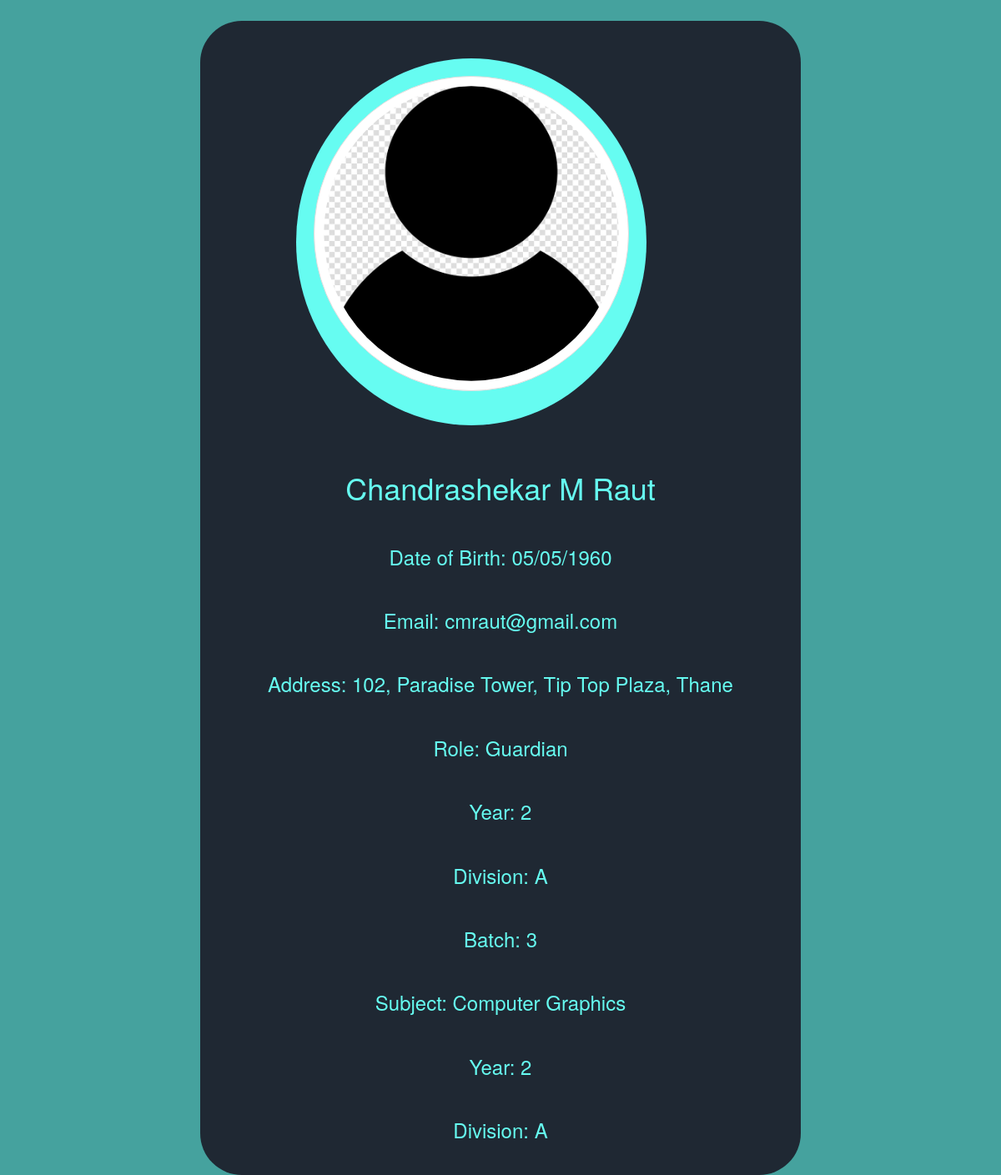
Screenshot of /teacher_info.php?id=258 with the database file from the repository.
### tables this page shows
CREATE TABLE `professor` (
  `professor_id` int(11) NOT NULL,
  `First` varchar(50) NOT NULL,
  `Middle` varchar(50) NOT NULL,
  `Last` varchar(50) NOT NULL,
  `Date_of_Birth` date NOT NULL
);

CREATE TABLE `professor_email` (
  `professor_id` int(11) DEFAULT NULL,
  `Email_id` varchar(100) NOT NULL
);

CREATE TABLE `prof_address` (
  `professor_id` int(11) NOT NULL,
  `Location` varchar(500) NOT NULL
);

CREATE TABLE `prof_rol` (
  `professor_id` int(11) NOT NULL,
  `Role` varchar(20) NOT NULL,
  `Year` int(1) NOT NULL,
  `Division` varchar(1) NOT NULL,
  `Batch` varchar(2) DEFAULT NULL
);

CREATE TABLE `prof_sub` (
  `professor_id` int(11) NOT NULL,
  `Subject` varchar(20) NOT NULL,
  `Year` int(1) NOT NULL,
  `Division` varchar(1) NOT NULL
);

### teacher_info.php (the view, shortened to what this page needs)
<!DOCTYPE html>
<html>
    <head>
        <link rel="stylesheet" href="https://maxcdn.bootstrapcdn.com/bootstrap/3.4.0/css/bootstrap.min.css">
    </head>
    <body>
        <?php
            $servername="localhost";
            $conn = mysqli_connect($servername,"root","","computer_dept") ;
        ?>
        <div class="container text-center info">
            <div class="container text-center heading">
                <img src="contact.jpg" alt="pratik" class="thumbnail">
            </div>
            <div class="container-fluid text-center" id="details">
                <?php
                    $id=$_GET['id'];
                    $q1 = "select * from professor natural join professor_email natural join prof_address natural join prof_rol
                            natural join prof_sub where professor_id=$id";
                    $query1 = mysqli_query($conn, $q1);
                    $professor = mysqli_fetch_assoc($query1);
                ?>
                <h1><?php echo $professor['First'].' '.$professor['Middle'].' '.$professor['Last']; ?></h1>
                <br>
                <h3>Date of Birth: <?php $dat=date_create($professor['Date_of_Birth']); echo date_format($dat,"d/m/Y"); ?></h3>
                <br>
                <h3>Email: <?php echo $professor['Email_id']; ?></h3>
                <br>
                <h3>Address: <?php echo $professor['Location']; ?></h3>
                <br>
                <h3>Role: <?php echo $professor['Role']; ?></h3>
                <br>
                <h3>Year: <?php echo $professor['Year']; ?></h3>
                <br>
                <h3>Division: <?php echo $professor['Division']; ?></h3>
                <br>
                <h3>Batch: <?php echo $professor['Batch']; ?></h3>
                <br>
                <h3>Subject: <?php echo $professor['Subject']; ?></h3>
                <br>
                <h3>Year: <?php echo $professor['Year']; ?></h3>
                <br>
                <h3>Division: <?php echo $professor['Division']; ?></h3>
                <br>
            </div>
        </div>
    </body>
</html>

### teacher_info.php (style rules this page uses)
body { background-color: #45A29E; }
.info { background-color: #1F2833; color: #66FCF1; margin-top: 25px; width: 60%; border-radius: 50px; padding: 10px; }
.thumbnail { width: 100%; height: 100%; border-radius: 50%; padding: 3%; }
.heading { width: 60%; height: 30%; margin: 5% 0 5% 15%; background-color: #66FCF1; border-radius: 100%; padding: 3%; }

### rows the page displays
professor: First "Chandrashekar", Middle "M", Last "Raut", Date_of_Birth "05/05/1960", professor_email.Email_id "cmraut@gmail.com", prof_address.Location "102, Paradise Tower, Tip Top Plaza, Thane", prof_rol.Role "Guardian", prof_rol.Year "2", prof_rol.Division "A", prof_rol.Batch "3", prof_sub.Subject "Computer Graphics"
